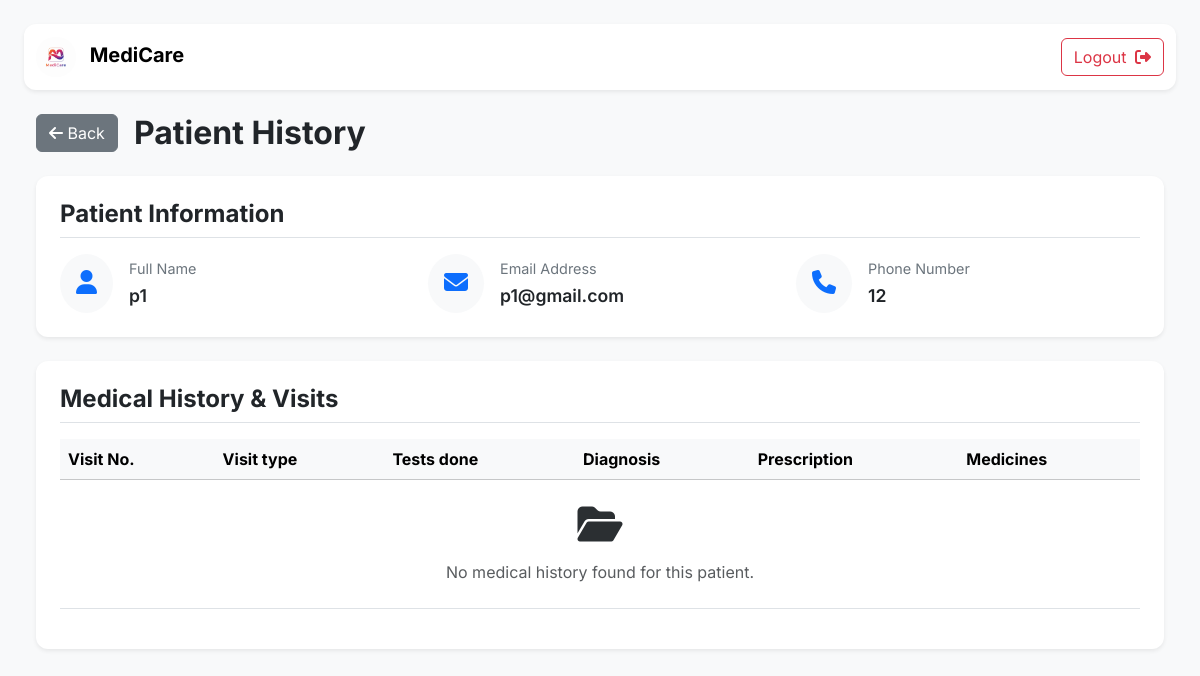
Page /patient_history?id=1 (signed in) on the earlier database version.
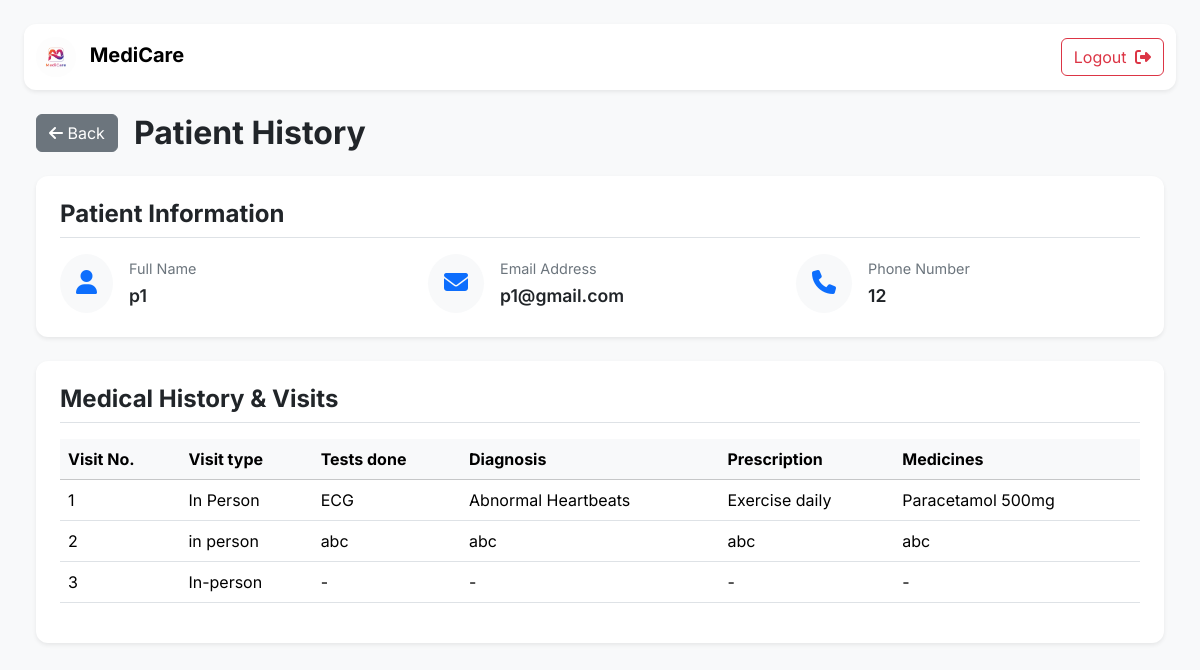
Same page on the later database version.
### application/models.py (models this page shows)
class Treatment(db.Model):
    __tablename__ = 'treatment'
    id = db.Column(db.Integer(),primary_key = True)
    appointment_id = db.Column(db.Integer(), db.ForeignKey('appointment.id', ondelete="CASCADE"), nullable=False)
    doctor_id = db.Column(db.Integer(), db.ForeignKey('doctor.id', ondelete="CASCADE"), nullable=False)
    date = db.Column(db.String(), nullable=False)
    time = db.Column(db.String(), nullable=False)
    visit_type = db.Column(db.String(), nullable=False)
    tests_done = db.Column(db.String(), nullable = True)
    diagnosis = db.Column(db.String(), nullable = True)
    prescription = db.Column(db.String(), nullable = True)
    medicines = db.Column(db.String(), nullable = True)
    appointment = db.relationship('Appointment',backref=db.backref('treatments', passive_deletes=True))
    doctor = db.relationship('Doctor', backref='treatments')

### application/controllers.py (the view, shortened to what this page needs)
@app.route("/patient_history")
def patient_history():
    user = current_user()
    if not user:
        return redirect("/login")
    patient_id = request.args.get("id")
    if patient_id and user.type in ["admin", "doctor"]:
        patient = Patient.query.get_or_404(patient_id)
        appointments = Appointment.query.filter_by(patient_id=patient.id).all()
        treatments = Treatment.query.join(Appointment).filter(
            Appointment.patient_id == patient.id
        ).all()
        return render_template(
            "patient_history.html",
            this_user=user,
            patient=patient,
            appointments=appointments,
            treatments=treatments
        )

### application/controllers.py (called while the page is built)
def current_user():
    uid = session.get("user_id")
    return User.query.get(uid) if uid else None

### templates/patient_history.html (shortened to what the changed rows need)
<!DOCTYPE html>
<html lang="en">
<head>
    <link href="https://cdn.jsdelivr.net/npm/bootstrap@5.3.2/dist/css/bootstrap.min.css" rel="stylesheet">
</head>
<body class="p-4">
    <main class="container-fluid">
        <div class="d-flex justify-content-between align-items-center mb-4">
            <div class="d-flex align-items-center">
                <h2 class="mb-0 fw-bold">Patient History</h2>
            </div>
        </div>
        <div class="card shadow-sm p-4">
            <div class="table-responsive">
                <table class="table table-hover align-middle">
                    <thead class="table-light">
                        <tr>
                            <th scope="col">Visit No.</th>
                            <th scope="col">Visit type</th>
                            <th scope="col">Tests done</th>
                            <th scope="col">Diagnosis</th>
                            <th scope="col">Prescription</th>
                            <th scope="col">Medicines</th>
                        </tr>
                    </thead>
                    <tbody>
                        {% if treatments %}
                        {% for t in treatments %}
                        <tr>
                            <td>{{ loop.index }}</td>
                            <td>{{ t.visit_type }}</td>
                            <td>{{ t.tests_done or "-" }}</td>
                            <td>{{ t.diagnosis or "-" }}</td>
                            <td>{{ t.prescription or "-" }}</td>
                            <td>{{ t.medicines or "-" }}</td>
                        </tr>
                        {% endfor %}
                        {% else %}
                        <tr>
                            <td colspan="6" class="text-center py-4 text-muted">
                                <i class="fa-solid fa-folder-open fs-1 mb-3 d-block text-secondary-emphasis"></i>
                                No medical history found for this patient.
                            </td>
                        </tr>
                        {% endif %}
                    </tbody>
                </table>
            </div>
        </div>
    </main>
</body>
</html>

Differences in the rows shown:
added Treatment: visit_type "In Person", tests_done "ECG", diagnosis "Abnormal Heartbeats", prescription "Exercise daily", medicines "Paracetamol 500mg"
added Treatment: visit_type "in person", tests_done "abc", diagnosis "abc", prescription "abc", medicines "abc"
added Treatment: visit_type "In-person", tests_done "-", diagnosis "-", prescription "-", medicines "-"
Other differences:
text no longer shown: "No medical history found for this patient."
